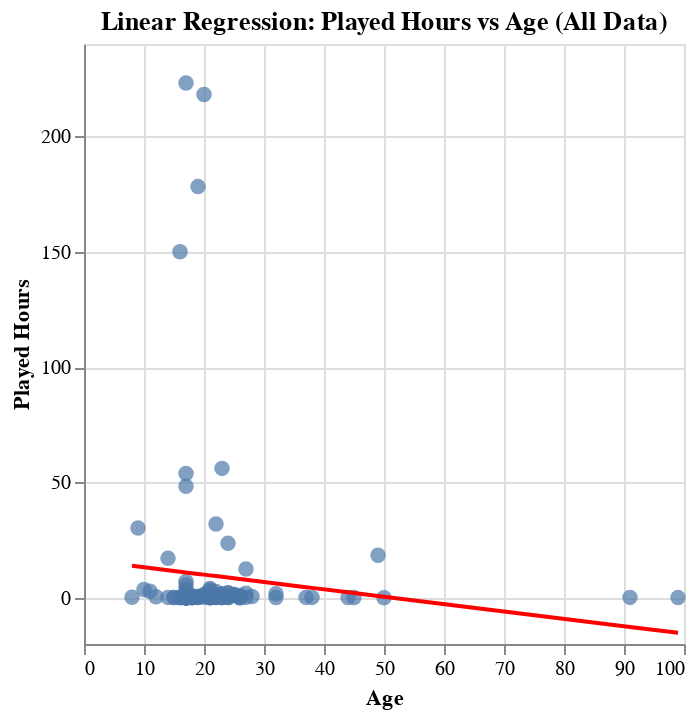

The cell this chart's notebook holds for it:
### Code cell
X_all = pd.concat([X_train, X_test], axis=0)
y_all = pd.concat([y_train, y_test], axis=0)

X_all['Actual'] = y_all
X_all['Predicted'] = model.predict(X_all[['age']])

scatter = alt.Chart(X_all.reset_index()).mark_circle(size=60).encode(
    x=alt.X('age', title='Age'),
    y=alt.Y('Actual', title='Played Hours'),
    tooltip=['age', 'Actual', 'Predicted']
).properties(
    title="Linear Regression: Played Hours vs Age (All Data)"
)

line = alt.Chart(X_all.reset_index()).mark_line(color='red', size=2).encode(
    x=alt.X('age', title='Age'),
    y=alt.Y('Predicted', title='Played Hours')
)

plot = scatter + line
plot.display()

### Figure 1 — Vega-Lite specification as saved in the notebook (floating-point values rounded to 4 significant figures)
{"config": {"view": {"continuousWidth": 300, "continuousHeight": 300}}, "layer": [{"data": {"name": "data-a80293b0bb32920f7cad5bf57310cc26"}, "mark": {"type": "circle", "size": 60}, "encoding": {"tooltip": [{"field": "age", "type": "quantitative"}, {"field": "Actual", "type": "quantitative"}, {"field": "Predicted", "type": "quantitative"}], "x": {"field": "age", "title": "Age", "type": "quantitative"}, "y": {"field": "Actual", "title": "Played Hours", "type": "quantitative"}}, "title": "Linear Regression: Played Hours vs Age (All Data)"}, {"data": {"name": "data-a80293b0bb32920f7cad5bf57310cc26"}, "mark": {"type": "line", "color": "red", "size": 2}, "encoding": {"x": {"field": "age", "title": "Age", "type": "quantitative"}, "y": {"field": "Predicted", "title": "Played Hours", "type": "quantitative"}}}], "$schema": "https://vega.github.io/schema/vega-lite/v5.20.1.json", "datasets": {"data-a80293b0bb32920f7cad5bf57310cc26": [{"index": 8, "age": 17, "Actual": 0.1, "Predicted": 11.02}, {"index": 115, "age": 24, "Actual": 0.1, "Predicted": 8.783}, {"index": 96, "age": 19, "Actual": 0.1, "Predicted": 10.38}, {"index": 194, "age": 17, "Actual": 2.3, "Predicted": 11.02}, {"index": 51, "age": 20, "Actual": 218.1, "Predicted": 10.06}, {"index": 75, "age": 21, "Actual": 0.5, "Predicted": 9.741}, {"index": 48, "age": 27, "Actual": 12.5, "Predicted": 7.826}, {"index": 114, "age": 17, "Actual": 1.0, "Predicted": 11.02}, {"index": 169, "age": 17, "Actual": 0.1, "Predicted": 11.02}, {"index": 7, "age": 21, "Actual": 0.0, "Predicted": 9.741}, {"index": 13, "age": 22, "Actual": 0.2, "Predicted": 9.422}, {"index": 134, "age": 20, "Actual": 1.1, "Predicted": 10.06}, {"index": 18, "age": 17, "Actual": 0.5, "Predicted": 11.02}, {"index": 181, "age": 22, "Actual": 0.8, "Predicted": 9.422}, {"index": 168, "age": 17, "Actual": 0.1, "Predicted": 11.02}, {"index": 50, "age": 21, "Actual": 0.6, "Predicted": 9.741}, {"index": 17, "age": 17, "Actual": 48.4, "Predicted": 11.02}, {"index": 41, "age": 17, "Actual": 0.1, "Predicted": 11.02}, {"index": 65, "age": 21, "Actual": 0.1, "Predicted": 9.741}, {"index": 121, "age": 24, "Actual": 0.1, "Predicted": 8.783}, {"index": 71, "age": 17, "Actual": 53.9, "Predicted": 11.02}, {"index": 94, "age": 22, "Actual": 0.8, "Predicted": 9.422}, {"index": 178, "age": 17, "Actual": 0.4, "Predicted": 11.02}, {"index": 111, "age": 21, "Actual": 4.0, "Predicted": 9.741}, {"index": 82, "age": 37, "Actual": 0.2, "Predicted": 4.634}, {"index": 20, "age": 8, "Actual": 0.3, "Predicted": 13.89}, {"index": 107, "age": 22, "Actual": 2.7, "Predicted": 9.422}, {"index": 132, "age": 17, "Actual": 0.1, "Predicted": 11.02}, {"index": 93, "age": 17, "Actual": 0.1, "Predicted": 11.02}, {"index": 61, "age": 20, "Actual": 1.5, "Predicted": 10.06}, {"index": 40, "age": 17, "Actual": 5.6, "Predicted": 11.02}, {"index": 31, "age": 21, "Actual": 0.1, "Predicted": 9.741}, {"index": 36, "age": 25, "Actual": 1.4, "Predicted": 8.464}, {"index": 30, "age": 23, "Actual": 0.1, "Predicted": 9.102}, {"index": 109, "age": 17, "Actual": 0.1, "Predicted": 11.02}, {"index": 56, "age": 11, "Actual": 2.9, "Predicted": 12.93}, {"index": 77, "age": 17, "Actual": 0.0, "Predicted": 11.02}, {"index": 149, "age": 16, "Actual": 0.0, "Predicted": 11.34}, {"index": 92, "age": 17, "Actual": 1.2, "Predicted": 11.02}, {"index": 53, "age": 27, "Actual": 0.2, "Predicted": 7.826}, {"index": 90, "age": 16, "Actual": 150.0, "Predicted": 11.34}, {"index": 163, "age": 20, "Actual": 0.5, "Predicted": 10.06}, {"index": 124, "age": 17, "Actual": 0.0, "Predicted": 11.02}, {"index": 126, "age": 24, "Actual": 0.7, "Predicted": 8.783}, {"index": 120, "age": 15, "Actual": 0.1, "Predicted": 11.66}, {"index": 76, "age": 21, "Actual": 3.5, "Predicted": 9.741}, {"index": 49, "age": 22, "Actual": 0.4, "Predicted": 9.422}, {"index": 151, "age": 17, "Actual": 0.0, "Predicted": 11.02}, {"index": 2, "age": 17, "Actual": 0.0, "Predicted": 11.02}, {"index": 52, "age": 18, "Actual": 0.9, "Predicted": 10.7}, {"index": 97, "age": 18, "Actual": 0.1, "Predicted": 10.7}, {"index": 12, "age": 25, "Actual": 1.5, "Predicted": 8.464}, {"index": 104, "age": 26, "Actual": 0.0, "Predicted": 8.145}, {"index": 99, "age": 12, "Actual": 0.5, "Predicted": 12.61}, {"index": 67, "age": 14, "Actual": 17.2, "Predicted": 11.97}, {"index": 24, "age": 21, "Actual": 0.7, "Predicted": 9.741}, {"index": 4, "age": 21, "Actual": 0.1, "Predicted": 9.741}, {"index": 62, "age": 17, "Actual": 1.0, "Predicted": 11.02}, {"index": 112, "age": 18, "Actual": 0.4, "Predicted": 10.7}, {"index": 156, "age": 23, "Actual": 0.1, "Predicted": 9.102}, {"index": 186, "age": 44, "Actual": 0.1, "Predicted": 2.4}, {"index": 63, "age": 17, "Actual": 0.2, "Predicted": 11.02}, {"index": 155, "age": 17, "Actual": 1.2, "Predicted": 11.02}, {"index": 183, "age": 22, "Actual": 32.0, "Predicted": 9.422}, {"index": 66, "age": 22, "Actual": 0.1, "Predicted": 9.422}, {"index": 144, "age": 24, "Actual": 23.7, "Predicted": 8.783}, {"index": 59, "age": 38, "Actual": 0.2, "Predicted": 4.315}, {"index": 35, "age": 20, "Actual": 0.4, "Predicted": 10.06}, {"index": 152, "age": 17, "Actual": 0.2, "Predicted": 11.02}, {"index": 19, "age": 19, "Actual": 0.6, "Predicted": 10.38}, {"index": 1, "age": 17, "Actual": 3.8, "Predicted": 11.02}, {"index": 64, "age": 23, "Actual": 0.1, "Predicted": 9.102}, {"index": 103, "age": 27, "Actual": 2.0, "Predicted": 7.826}, {"index": 147, "age": 45, "Actual": 0.1, "Predicted": 2.081}, {"index": 22, "age": 17, "Actual": 1.0, "Predicted": 11.02}, {"index": 185, "age": 18, "Actual": 0.1, "Predicted": 10.7}, {"index": 21, "age": 17, "Actual": 0.1, "Predicted": 11.02}, {"index": 81, "age": 17, "Actual": 1.0, "Predicted": 11.02}, {"index": 74, "age": 17, "Actual": 223.1, "Predicted": 11.02}, {"index": 184, "age": 17, "Actual": 1.7, "Predicted": 11.02}, {"index": 42, "age": 24, "Actual": 0.3, "Predicted": 8.783}, {"index": 162, "age": 19, "Actual": 0.6, "Predicted": 10.38}, {"index": 195, "age": 91, "Actual": 0.2, "Predicted": -12.6}, {"index": 122, "age": 32, "Actual": 0.1, "Predicted": 6.23}, {"index": 123, "age": 17, "Actual": 7.1, "Predicted": 11.02}, {"index": 113, "age": 17, "Actual": 0.0, "Predicted": 11.02}, {"index": 79, "age": 26, "Actual": 0.0, "Predicted": 8.145}, {"index": 28, "age": 23, "Actual": 1.8, "Predicted": 9.102}, {"index": 153, "age": 17, "Actual": 0.1, "Predicted": 11.02}, {"index": 3, "age": 21, "Actual": 0.7, "Predicted": 9.741}, {"index": 145, "age": 19, "Actual": 0.1, "Predicted": 10.38}, {"index": 34, "age": 26, "Actual": 0.6, "Predicted": 8.145}, {"index": 141, "age": 18, "Actual": 0.0, "Predicted": 10.7}, {"index": 58, "age": 10, "Actual": 3.6, "Predicted": 13.25}, {"index": 173, "age": 50, "Actual": 0.0, "Predicted": 0.4849}, {"index": 125, "age": 49, "Actual": 18.5, "Predicted": 0.8041}, {"index": 143, "age": 16, "Actual": 0.1, "Predicted": 11.34}, {"index": 101, "age": 17, "Actual": 0.0, "Predicted": 11.02}, {"index": 157, "age": 99, "Actual": 0.1, "Predicted": -15.15}, {"index": 170, "age": 21, "Actual": 0.4, "Predicted": 9.741}, {"index": 166, "age": 26, "Actual": 1.0, "Predicted": 8.145}, {"index": 179, "age": 17, "Actual": 0.1, "Predicted": 11.02}, {"index": 68, "age": 15, "Actual": 0.1, "Predicted": 11.66}, {"index": 182, "age": 17, "Actual": 0.2, "Predicted": 11.02}, {"index": 130, "age": 23, "Actual": 56.1, "Predicted": 9.102}, {"index": 25, "age": 28, "Actual": 0.6, "Predicted": 7.507}, {"index": 37, "age": 17, "Actual": 0.2, "Predicted": 11.02}, {"index": 177, "age": 21, "Actual": 2.7, "Predicted": 9.741}, {"index": 70, "age": 14, "Actual": 0.2, "Predicted": 11.97}, {"index": 171, "age": 32, "Actual": 1.8, "Predicted": 6.23}, {"index": 87, "age": 17, "Actual": 0.1, "Predicted": 11.02}, {"index": 167, "age": 17, "Actual": 0.3, "Predicted": 11.02}, {"index": 44, "age": 24, "Actual": 2.2, "Predicted": 8.783}, {"index": 175, "age": 17, "Actual": 0.3, "Predicted": 11.02}, {"index": 46, "age": 17, "Actual": 0.1, "Predicted": 11.02}, {"index": 29, "age": 18, "Actual": 0.1, "Predicted": 10.7}, {"index": 192, "age": 22, "Actual": 0.3, "Predicted": 9.422}, {"index": 0, "age": 9, "Actual": 30.3, "Predicted": 13.57}, {"index": 193, "age": 17, "Actual": 0.0, "Predicted": 11.02}, {"index": 180, "age": 24, "Actual": 2.1, "Predicted": 8.783}, {"index": 158, "age": 19, "Actual": 178.2, "Predicted": 10.38}, {"index": 142, "age": 17, "Actual": 1.0, "Predicted": 11.02}, {"index": 10, "age": 23, "Actual": 1.6, "Predicted": 9.102}, {"index": 133, "age": 17, "Actual": 0.0, "Predicted": 11.02}, {"index": 165, "age": 21, "Actual": 0.1, "Predicted": 9.741}]}}
